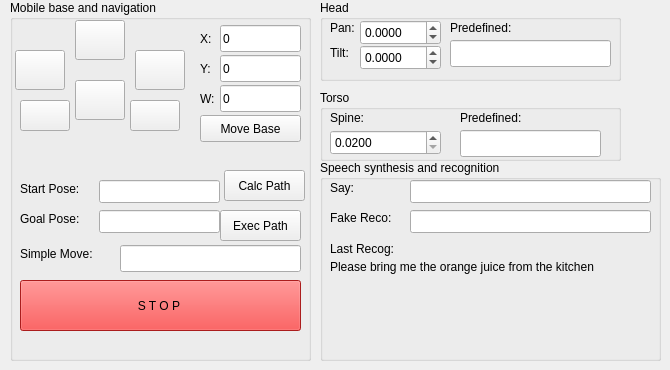
    <widget class="QWidget" name="tabGeneral">
     <attribute name="title">
      <string>General</string>
     </attribute>
     <widget class="QGroupBox" name="gbNavig">
      <property name="geometry">
       <rect>
        <x>10</x>
        <y>0</y>
        <width>301</width>
        <height>361</height>
       </rect>
      </property>
      <property name="styleSheet">
       <string notr="true"/>
      </property>
      <property name="title">
       <string>Mobile base and navigation</string>
      </property>
      <widget class="QPushButton" name="navBtnExecPath">
       <property name="geometry">
        <rect>
         <x>210</x>
         <y>210</y>
         <width>81</width>
         <height>31</height>
        </rect>
       </property>
       <property name="text">
        <string>Exec Path</string>
       </property>
      </widget>
      <widget class="QLineEdit" name="navTxtStartPose">
       <property name="geometry">
        <rect>
         <x>89</x>
         <y>180</y>
         <width>121</width>
         <height>23</height>
        </rect>
       </property>
      </widget>
      <widget class="QLineEdit" name="navTxtGoalPose">
       <property name="geometry">
        <rect>
         <x>89</x>
         <y>210</y>
         <width>121</width>
         <height>23</height>
        </rect>
       </property>
      </widget>
      <widget class="QLabel" name="navLblStartPose">
       <property name="geometry">
        <rect>
         <x>10</x>
         <y>180</y>
         <width>81</width>
         <height>17</height>
        </rect>
       </property>
       <property name="text">
        <string>Start Pose:</string>
       </property>
      </widget>
      <widget class="QPushButton" name="navBtnCalcPath">
       <property name="geometry">
        <rect>
         <x>214</x>
         <y>170</y>
         <width>81</width>
         <height>31</height>
        </rect>
       </property>
       <property name="text">
        <string>Calc Path</string>
       </property>
      </widget>
      <widget class="QLabel" name="navLblGoalPose">
       <property name="geometry">
        <rect>
         <x>10</x>
         <y>210</y>
         <width>81</width>
         <height>17</height>
        </rect>
       </property>
       <property name="text">
        <string>Goal Pose:</string>
       </property>
      </widget>
      <widget class="QLabel" name="navLblMove">
       <property name="geometry">
        <rect>
         <x>10</x>
         <y>245</y>
         <width>101</width>
         <height>17</height>
        </rect>
       </property>
       <property name="text">
        <string>Simple Move:</string>
       </property>
      </widget>
      <widget class="QLineEdit" name="navTxtMove">
       <property name="geometry">
        <rect>
         <x>110</x>
         <y>245</y>
         <width>181</width>
         <height>27</height>
        </rect>
       </property>
      </widget>
      <widget class="QLineEdit" name="txtLinearX">
       <property name="geometry">
        <rect>
         <x>210</x>
         <y>25</y>
         <width>81</width>
         <height>27</height>
        </rect>
       </property>
       <property name="text">
        <string>0</string>
       </property>
      </widget>
      <widget class="QLabel" name="label_2">
       <property name="geometry">
        <rect>
         <x>190</x>
         <y>30</y>
         <width>16</width>
         <height>17</height>
        </rect>
       </property>
       <property name="text">
        <string>X:</string>
       </property>
      </widget>
      <widget class="QPushButton" name="btnTurnRight">
       <property name="geometry">
        <rect>
         <x>125</x>
         <y>50</y>
         <width>50</width>
         <height>40</height>
        </rect>
       </property>
       <property name="text">
        <string/>
       </property>
       <property name="iconSize">
        <size>
         <width>32</width>
         <height>32</height>
        </size>
       </property>
      </widget>
      <widget class="QPushButton" name="btnFwd">
       <property name="geometry">
        <rect>
         <x>65</x>
         <y>20</y>
         <width>50</width>
         <height>40</height>
        </rect>
       </property>
       <property name="text">
        <string/>
       </property>
       <property name="iconSize">
        <size>
         <width>32</width>
         <height>32</height>
        </size>
       </property>
      </widget>
      <widget class="QPushButton" name="btnTurnLeft">
       <property name="geometry">
        <rect>
         <x>5</x>
         <y>50</y>
         <width>50</width>
         <height>40</height>
        </rect>
       </property>
       <property name="text">
        <string/>
       </property>
       <property name="iconSize">
        <size>
         <width>32</width>
         <height>32</height>
        </size>
       </property>
      </widget>
      <widget class="QLineEdit" name="txtAngular">
       <property name="geometry">
        <rect>
         <x>210</x>
         <y>85</y>
         <width>81</width>
         <height>27</height>
        </rect>
       </property>
       <property name="text">
        <string>0</string>
       </property>
      </widget>
      <widget class="QLabel" name="label_3">
       <property name="geometry">
        <rect>
         <x>190</x>
         <y>60</y>
         <width>16</width>
         <height>17</height>
        </rect>
       </property>
       <property name="text">
        <string>Y:</string>
       </property>
      </widget>
      <widget class="QLabel" name="label_4">
       <property name="geometry">
        <rect>
         <x>190</x>
         <y>90</y>
         <width>16</width>
         <height>17</height>
        </rect>
       </property>
       <property name="text">
        <string>W:</string>
       </property>
      </widget>
      <widget class="QPushButton" name="btnBwd">
       <property name="geometry">
        <rect>
         <x>65</x>
         <y>80</y>
         <width>50</width>
         <height>40</height>
        </rect>
       </property>
       <property name="text">
        <string/>
       </property>
       <property name="iconSize">
        <size>
         <width>32</width>
         <height>32</height>
        </size>
       </property>
      </widget>
      <widget class="QPushButton" name="btnCmdVel">
       <property name="geometry">
        <rect>
         <x>190</x>
         <y>115</y>
         <width>101</width>
         <height>27</height>
        </rect>
       </property>
       <property name="text">
        <string>Move Base</string>
       </property>
      </widget>
      <widget class="QLineEdit" name="txtLinearY">
       <property name="geometry">
        <rect>
         <x>210</x>
         <y>55</y>
         <width>81</width>
         <height>27</height>
        </rect>
       </property>
       <property name="text">
        <string>0</string>
       </property>
      </widget>
      <widget class="QPushButton" name="btnStop">
       <property name="geometry">
        <rect>
         <x>10</x>
         <y>280</y>
         <width>281</width>
         <height>51</height>
        </rect>
       </property>
       <property name="palette">
        <palette>
         <active>
          <colorrole role="WindowText">
           <brush brushstyle="SolidPattern">
            <color alpha="255">
             <red>0</red>
             <green>0</green>
             <blue>0</blue>
            </color>
           </brush>
          </colorrole>
          <colorrole role="Button">
           <brush brushstyle="SolidPattern">
            <color alpha="255">
             <red>239</red>
             <green>41</green>
             <blue>41</blue>
            </color>
           </brush>
          </colorrole>
          <colorrole role="Light">
           <brush brushstyle="SolidPattern">
            <color alpha="255">
             <red>255</red>
             <green>147</green>
             <blue>147</blue>
            </color>
           </brush>
          </colorrole>
          <colorrole role="Midlight">
           <brush brushstyle="SolidPattern">
            <color alpha="255">
             <red>247</red>
             <green>94</green>
             <blue>94</blue>
            </color>
           </brush>
          </colorrole>
          <colorrole role="Dark">
           <brush brushstyle="SolidPattern">
            <color alpha="255">
             <red>119</red>
             <green>20</green>
             <blue>20</blue>
            </color>
           </brush>
          </colorrole>
          <colorrole role="Mid">
           <brush brushstyle="SolidPattern">
            <color alpha="255">
             <red>159</red>
             <green>27</green>
             <blue>27</blue>
            </color>
           </brush>
          </colorrole>
          <colorrole role="Text">
           <brush brushstyle="SolidPattern">
            <color alpha="255">
             <red>0</red>
             <green>0</green>
             <blue>0</blue>
            </color>
           </brush>
          </colorrole>
          <colorrole role="BrightText">
           <brush brushstyle="SolidPattern">
            <color alpha="255">
             <red>255</red>
             <green>255</green>
             <blue>255</blue>
            </color>
           </brush>
          </colorrole>
          <colorrole role="ButtonText">
           <brush brushstyle="SolidPattern">
            <color alpha="255">
             <red>0</red>
             <green>0</green>
             <blue>0</blue>
            </color>
           </brush>
          </colorrole>
          <colorrole role="Base">
           <brush brushstyle="SolidPattern">
            <color alpha="255">
             <red>255</red>
             <green>255</green>
             <blue>255</blue>
            </color>
           </brush>
          </colorrole>
          <colorrole role="Window">
           <brush brushstyle="SolidPattern">
            <color alpha="255">
             <red>239</red>
             <green>41</green>
             <blue>41</blue>
            </color>
           </brush>
          </colorrole>
          <colorrole role="Shadow">
           <brush brushstyle="SolidPattern">
            <color alpha="255">
             <red>0</red>
             <green>0</green>
             <blue>0</blue>
            </color>
           </brush>
          </colorrole>
          <colorrole role="AlternateBase">
           <brush brushstyle="SolidPattern">
            <color alpha="255">
             <red>247</red>
             <green>148</green>
             <blue>148</blue>
            </color>
           </brush>
          </colorrole>
          <colorrole role="ToolTipBase">
           <brush brushstyle="SolidPattern">
            <color alpha="255">
             <red>255</red>
             <green>255</green>
             <blue>220</blue>
            </color>
           </brush>
          </colorrole>
          <colorrole role="ToolTipText">
           <brush brushstyle="SolidPattern">
            <color alpha="255">
             <red>0</red>
             <green>0</green>
             <blue>0</blue>
            </color>
           </brush>
          </colorrole>
          <colorrole role="PlaceholderText">
           <brush brushstyle="NoBrush">
            <color alpha="128">
             <red>0</red>
             <green>0</green>
             <blue>0</blue>
            </color>
           </brush>
          </colorrole>
         </active>
         <inactive>
          <colorrole role="WindowText">
           <brush brushstyle="SolidPattern">
            <color alpha="255">
             <red>0</red>
             <green>0</green>
             <blue>0</blue>
            </color>
           </brush>
          </colorrole>
          <colorrole role="Button">
           <brush brushstyle="SolidPattern">
            <color alpha="255">
             <red>239</red>
             <green>41</green>
             <blue>41</blue>
            </color>
           </brush>
          </colorrole>
          <colorrole role="Light">
           <brush brushstyle="SolidPattern">
            <color alpha="255">
             <red>255</red>
             <green>147</green>
             <blue>147</blue>
            </color>
           </brush>
          </colorrole>
          <colorrole role="Midlight">
           <brush brushstyle="SolidPattern">
            <color alpha="255">
             <red>247</red>
             <green>94</green>
             <blue>94</blue>
            </color>
           </brush>
          </colorrole>
          <colorrole role="Dark">
           <brush brushstyle="SolidPattern">
            <color alpha="255">
             <red>119</red>
             <green>20</green>
             <blue>20</blue>
            </color>
           </brush>
          </colorrole>
          <colorrole role="Mid">
           <brush brushstyle="SolidPattern">
            <color alpha="255">
             <red>159</red>
             <green>27</green>
             <blue>27</blue>
            </color>
           </brush>
          </colorrole>
          <colorrole role="Text">
           <brush brushstyle="SolidPattern">
            <color alpha="255">
             <red>0</red>
             <green>0</green>
             <blue>0</blue>
            </color>
           </brush>
          </colorrole>
          <colorrole role="BrightText">
           <brush brushstyle="SolidPattern">
            <color alpha="255">
             <red>255</red>
             <green>255</green>
             <blue>255</blue>
            </color>
           </brush>
          </colorrole>
          <colorrole role="ButtonText">
           <brush brushstyle="SolidPattern">
            <color alpha="255">
             <red>0</red>
             <green>0</green>
             <blue>0</blue>
            </color>
           </brush>
          </colorrole>
          <colorrole role="Base">
           <brush brushstyle="SolidPattern">
            <color alpha="255">
             <red>255</red>
             <green>255</green>
             <blue>255</blue>
            </color>
           </brush>
          </colorrole>
          <colorrole role="Window">
           <brush brushstyle="SolidPattern">
            <color alpha="255">
             <red>239</red>
             <green>41</green>
             <blue>41</blue>
            </color>
           </brush>
          </colorrole>
          <colorrole role="Shadow">
           <brush brushstyle="SolidPattern">
            <color alpha="255">
             <red>0</red>
             <green>0</green>
             <blue>0</blue>
            </color>
           </brush>
          </colorrole>
          <colorrole role="AlternateBase">
           <brush brushstyle="SolidPattern">
            <color alpha="255">
             <red>247</red>
             <green>148</green>
             <blue>148</blue>
            </color>
           </brush>
          </colorrole>
          <colorrole role="ToolTipBase">
           <brush brushstyle="SolidPattern">
            <color alpha="255">
             <red>255</red>
             <green>255</green>
             <blue>220</blue>
            </color>
           </brush>
          </colorrole>
          <colorrole role="ToolTipText">
           <brush brushstyle="SolidPattern">
            <color alpha="255">
             <red>0</red>
             <green>0</green>
             <blue>0</blue>
            </color>
           </brush>
          </colorrole>
          <colorrole role="PlaceholderText">
           <brush brushstyle="NoBrush">
            <color alpha="128">
             <red>0</red>
             <green>0</green>
             <blue>0</blue>
            </color>
           </brush>
          </colorrole>
         </inactive>
         <disabled>
          <colorrole role="WindowText">
           <brush brushstyle="SolidPattern">
            <color alpha="255">
             <red>119</red>
             <green>20</green>
             <blue>20</blue>
            </color>
           </brush>
          </colorrole>
          <colorrole role="Button">
           <brush brushstyle="SolidPattern">
            <color alpha="255">
             <red>239</red>
             <green>41</green>
             <blue>41</blue>
            </color>
           </brush>
          </colorrole>
          <colorrole role="Light">
           <brush brushstyle="SolidPattern">
            <color alpha="255">
             <red>255</red>
             <green>147</green>
             <blue>147</blue>
            </color>
           </brush>
          </colorrole>
          <colorrole role="Midlight">
           <brush brushstyle="SolidPattern">
            <color alpha="255">
             <red>247</red>
             <green>94</green>
             <blue>94</blue>
            </color>
           </brush>
          </colorrole>
          <colorrole role="Dark">
           <brush brushstyle="SolidPattern">
            <color alpha="255">
             <red>119</red>
             <green>20</green>
             <blue>20</blue>
            </color>
           </brush>
          </colorrole>
          <colorrole role="Mid">
           <brush brushstyle="SolidPattern">
            <color alpha="255">
             <red>159</red>
             <green>27</green>
             <blue>27</blue>
            </color>
           </brush>
          </colorrole>
          <colorrole role="Text">
           <brush brushstyle="SolidPattern">
            <color alpha="255">
             <red>119</red>
             <green>20</green>
             <blue>20</blue>
            </color>
           </brush>
          </colorrole>
          <colorrole role="BrightText">
           <brush brushstyle="SolidPattern">
            <color alpha="255">
             <red>255</red>
             <green>255</green>
             <blue>255</blue>
            </color>
           </brush>
          </colorrole>
          <colorrole role="ButtonText">
           <brush brushstyle="SolidPattern">
            <color alpha="255">
             <red>119</red>
             <green>20</green>
             <blue>20</blue>
            </color>
           </brush>
          </colorrole>
          <colorrole role="Base">
           <brush brushstyle="SolidPattern">
            <color alpha="255">
             <red>239</red>
             <green>41</green>
             <blue>41</blue>
            </color>
           </brush>
          </colorrole>
          <colorrole role="Window">
           <brush brushstyle="SolidPattern">
            <color alpha="255">
             <red>239</red>
             <green>41</green>
             <blue>41</blue>
            </color>
           </brush>
          </colorrole>
          <colorrole role="Shadow">
           <brush brushstyle="SolidPattern">
            <color alpha="255">
             <red>0</red>
             <green>0</green>
             <blue>0</blue>
            </color>
           </brush>
          </colorrole>
          <colorrole role="AlternateBase">
           <brush brushstyle="SolidPattern">
            <color alpha="255">
             <red>239</red>
             <green>41</green>
             <blue>41</blue>
            </color>
           </brush>
          </colorrole>
          <colorrole role="ToolTipBase">
           <brush brushstyle="SolidPattern">
            <color alpha="255">
             <red>255</red>
             <green>255</green>
             <blue>220</blue>
            </color>
           </brush>
          </colorrole>
          <colorrole role="ToolTipText">
           <brush brushstyle="SolidPattern">
            <color alpha="255">
             <red>0</red>
             <green>0</green>
             <blue>0</blue>
            </color>
           </brush>
          </colorrole>
          <colorrole role="PlaceholderText">
           <brush brushstyle="NoBrush">
            <color alpha="128">
             <red>0</red>
             <green>0</green>
             <blue>0</blue>
            </color>
           </brush>
          </colorrole>
         </disabled>
        </palette>
       </property>
       <property name="text">
        <string>S T O P </string>
       </property>
      </widget>
      <widget class="QPushButton" name="btnRight">
       <property name="geometry">
        <rect>
         <x>120</x>
         <y>100</y>
         <width>50</width>
         <height>31</height>
        </rect>
       </property>
       <property name="text">
        <string/>
       </property>
       <property name="iconSize">
        <size>
         <width>32</width>
         <height>32</height>
        </size>
       </property>
      </widget>
      <widget class="QPushButton" name="btnLeft">
       <property name="geometry">
        <rect>
         <x>10</x>
         <y>100</y>
         <width>50</width>
         <height>31</height>
        </rect>
       </property>
       <property name="text">
        <string/>
       </property>
       <property name="iconSize">
        <size>
         <width>32</width>
         <height>32</height>
        </size>
       </property>
      </widget>
     </widget>
     <widget class="QGroupBox" name="gbHead">
      <property name="geometry">
       <rect>
        <x>320</x>
        <y>0</y>
        <width>301</width>
        <height>81</height>
       </rect>
      </property>
      <property name="title">
       <string>Head</string>
      </property>
      <widget class="QDoubleSpinBox" name="hdTxtPan">
       <property name="geometry">
        <rect>
         <x>40</x>
         <y>20</y>
         <width>81</width>
         <height>25</height>
        </rect>
       </property>
       <property name="keyboardTracking">
        <bool>false</bool>
       </property>
       <property name="decimals">
        <number>4</number>
       </property>
       <property name="minimum">
        <double>-1.570800000000000</double>
       </property>
       <property name="maximum">
        <double>1.570800000000000</double>
       </property>
       <property name="singleStep">
        <double>0.100000000000000</double>
       </property>
      </widget>
      <widget class="QLabel" name="hdLblPan">
       <property name="geometry">
        <rect>
         <x>10</x>
         <y>20</y>
         <width>31</width>
         <height>16</height>
        </rect>
       </property>
       <property name="text">
        <string>Pan:</string>
       </property>
      </widget>
      <widget class="QLabel" name="label">
       <property name="geometry">
        <rect>
         <x>10</x>
         <y>45</y>
         <width>31</width>
         <height>16</height>
        </rect>
       </property>
       <property name="text">
        <string>Tilt:</string>
       </property>
      </widget>
      <widget class="QDoubleSpinBox" name="hdTxtTilt">
       <property name="geometry">
        <rect>
         <x>40</x>
         <y>45</y>
         <width>81</width>
         <height>25</height>
        </rect>
       </property>
       <property name="keyboardTracking">
        <bool>false</bool>
       </property>
       <property name="decimals">
        <number>4</number>
       </property>
       <property name="minimum">
        <double>-1.500000000000000</double>
       </property>
       <property name="maximum">
        <double>0.300000000000000</double>
       </property>
       <property name="singleStep">
        <double>0.100000000000000</double>
       </property>
      </widget>
      <widget class="QLabel" name="hdLblHeadPoseLbl">
       <property name="geometry">
        <rect>
         <x>130</x>
         <y>20</y>
         <width>91</width>
         <height>16</height>
        </rect>
       </property>
       <property name="text">
        <string>Predefined:</string>
       </property>
      </widget>
      <widget class="QLineEdit" name="hdTxtPredefined">
       <property name="geometry">
        <rect>
         <x>130</x>
         <y>40</y>
         <width>161</width>
         <height>27</height>
        </rect>
       </property>
      </widget>
     </widget>
     <widget class="QGroupBox" name="gbSpeech">
      <property name="geometry">
       <rect>
        <x>320</x>
        <y>160</y>
        <width>341</width>
        <height>201</height>
       </rect>
      </property>
      <property name="title">
       <string>Speech synthesis and recognition</string>
      </property>
      <widget class="QLineEdit" name="spgTxtSay">
       <property name="geometry">
        <rect>
         <x>90</x>
         <y>20</y>
         <width>241</width>
         <height>23</height>
        </rect>
       </property>
      </widget>
      <widget class="QLabel" name="spgLabel">
       <property name="geometry">
        <rect>
         <x>10</x>
         <y>20</y>
         <width>31</width>
         <height>16</height>
        </rect>
       </property>
       <property name="text">
        <string>Say:</string>
       </property>
      </widget>
      <widget class="QLabel" name="sprLabel">
       <property name="geometry">
        <rect>
         <x>10</x>
         <y>50</y>
         <width>71</width>
         <height>16</height>
        </rect>
       </property>
       <property name="text">
        <string>Fake Reco:</string>
       </property>
      </widget>
      <widget class="QLineEdit" name="sprTxtFakeRecog">
       <property name="geometry">
        <rect>
         <x>90</x>
         <y>50</y>
         <width>241</width>
         <height>23</height>
        </rect>
       </property>
      </widget>
      <widget class="QLabel" name="laLblAngles6_5">
       <property name="geometry">
        <rect>
         <x>10</x>
         <y>80</y>
         <width>81</width>
         <height>17</height>
        </rect>
       </property>
       <property name="text">
        <string>Last Recog:</string>
       </property>
      </widget>
      <widget class="QLabel" name="sprLblLastRecog">
       <property name="geometry">
        <rect>
         <x>10</x>
         <y>100</y>
         <width>321</width>
         <height>61</height>
        </rect>
       </property>
       <property name="text">
        <string>Please bring me the orange juice from the kitchen</string>
       </property>
       <property name="alignment">
        <set>Qt::AlignLeading|Qt::AlignLeft|Qt::AlignTop</set>
       </property>
       <property name="wordWrap">
        <bool>true</bool>
       </property>
      </widget>
     </widget>
     <widget class="QGroupBox" name="gbHead_2">
      <property name="geometry">
       <rect>
        <x>320</x>
        <y>90</y>
        <width>301</width>
        <height>71</height>
       </rect>
      </property>
      <property name="title">
       <string>Torso</string>
      </property>
      <widget class="QDoubleSpinBox" name="torTxtPos">
       <property name="geometry">
        <rect>
         <x>10</x>
         <y>40</y>
         <width>111</width>
         <height>25</height>
        </rect>
       </property>
       <property name="keyboardTracking">
        <bool>false</bool>
       </property>
       <property name="decimals">
        <number>4</number>
       </property>
       <property name="minimum">
        <double>0.020000000000000</double>
       </property>
       <property name="maximum">
        <double>0.280000000000000</double>
       </property>
       <property name="singleStep">
        <double>0.020000000000000</double>
       </property>
      </widget>
      <widget class="QLabel" name="hdLblPan_2">
       <property name="geometry">
        <rect>
         <x>10</x>
         <y>20</y>
         <width>51</width>
         <height>16</height>
        </rect>
       </property>
       <property name="text">
        <string>Spine:</string>
       </property>
      </widget>
      <widget class="QLabel" name="hdLblHeadPoseLbl_2">
       <property name="geometry">
        <rect>
         <x>140</x>
         <y>20</y>
         <width>91</width>
         <height>16</height>
        </rect>
       </property>
       <property name="text">
        <string>Predefined:</string>
       </property>
      </widget>
      <widget class="QLineEdit" name="torTxtPredefined">
       <property name="geometry">
        <rect>
         <x>140</x>
         <y>40</y>
         <width>141</width>
         <height>27</height>
        </rect>
       </property>
      </widget>
     </widget>
    </widget>
